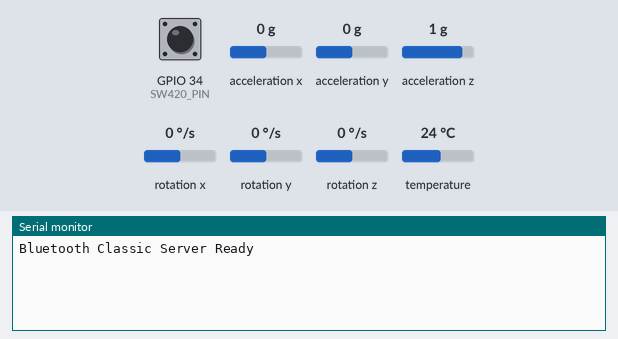
A sketch run on a simulated ESP32. Parts: the last lines printed to the serial monitor. Inputs (shaded band) come from the test bench; at power-on: acceleration z 1 g, GPIO 34 (SW420_PIN) HIGH, acceleration x 0 g, acceleration y 0 g, rotation x 0 °/s, rotation y 0 °/s, rotation z 0 °/s, temperature 24 °C. Nothing arrives over Bluetooth unless stated.

Above: at 1.2 s.
1.3 s: acceleration z set to -1.4 g
At 3.2 s:
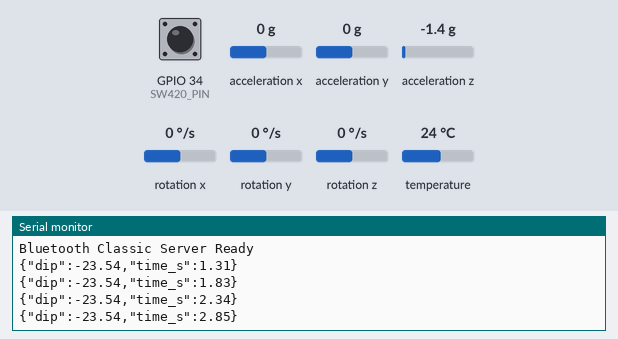
3.3 s: GPIO 34 (SW420_PIN) pulled LOW for 0.15 s
At 4.8 s:
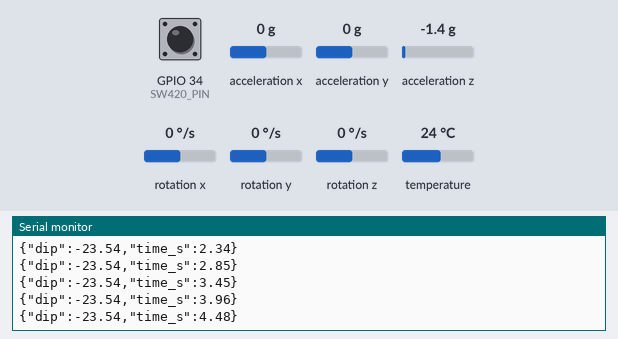
4.9 s: GPIO 34 (SW420_PIN) pulled LOW for 1 s
At 6.3 s:
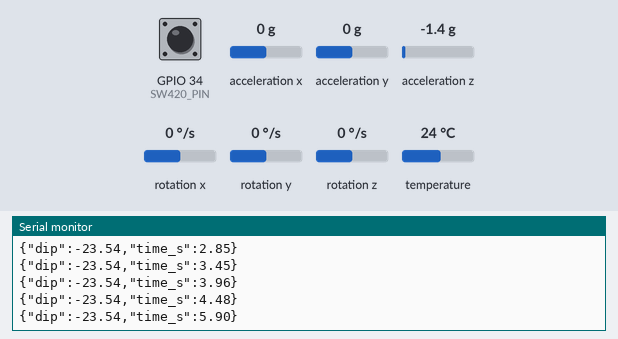
7.4 s: acceleration z set to -0.8 g
At 7.9 s:
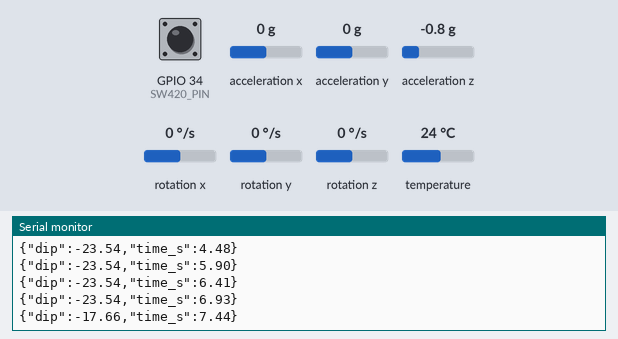
Timing chart, 0 to 9.9 s (numbered marks = the images above; inputs shaded):
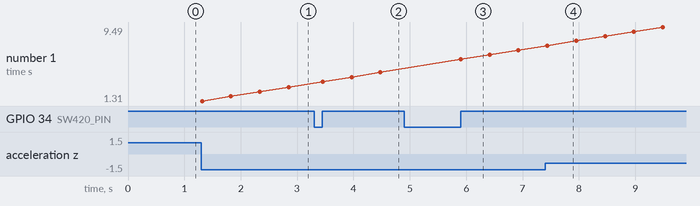

Measured:
- after the input at 1.3 s, the serial monitor: prints a new line at once (image 1)
- after the input at 3.3 s, the serial monitor: prints a new line after 0.15 s (image 2)
- after the input at 4.9 s, the serial monitor: prints a new line after 1.0 s (image 3)
- after the input at 7.4 s, the serial monitor: prints a new line at once (image 4)
- plotted number 1: 2.85 → 4.48 after the input at 3.3 s, 4.48 → 6.93 after the input at 4.9 s

The sketch:

code.ino
```cpp
#include <Wire.h>
#include <Adafruit_MPU6050.h>
#include <Adafruit_Sensor.h>
#include "BluetoothSerial.h"

Adafruit_MPU6050 mpu;
BluetoothSerial SerialBT;

#define SW420_PIN 34
#define DIP_THRESHOLD 12.0      // Tune this
#define DEBOUNCE_MS 500

unsigned long lastTriggerTime = 0;

void setup() {
  Serial.begin(115200);

  Wire.begin(21, 22);

  if (!mpu.begin()) {
    Serial.println("MPU6050 not found");
    while (1);
  }

  mpu.setAccelerometerRange(MPU6050_RANGE_8_G);
  mpu.setFilterBandwidth(MPU6050_BAND_21_HZ);

  pinMode(SW420_PIN, INPUT);

  SerialBT.begin("ESP32_POTHOLE");

  Serial.println("Bluetooth Classic Server Ready");
}

void loop() {
  sensors_event_t a, g, temp;
  mpu.getEvent(&a, &g, &temp);

  float az = a.acceleration.z;
  float dip = az - 9.81;      // Gravity compensated dip

  bool vibration = digitalRead(SW420_PIN);

  if (abs(dip) > DIP_THRESHOLD &&
      vibration &&
      (millis() - lastTriggerTime > DEBOUNCE_MS)) {

    lastTriggerTime = millis();

    float time_s = millis() / 1000.0;

    // Optimized JSON payload
    char payload[64];
    snprintf(payload, sizeof(payload),
             "{\"dip\":%.2f,\"time_s\":%.2f}",
             dip, time_s);

    Serial.println(payload);
    SerialBT.println(payload);
  }

  delay(20);
}
```
